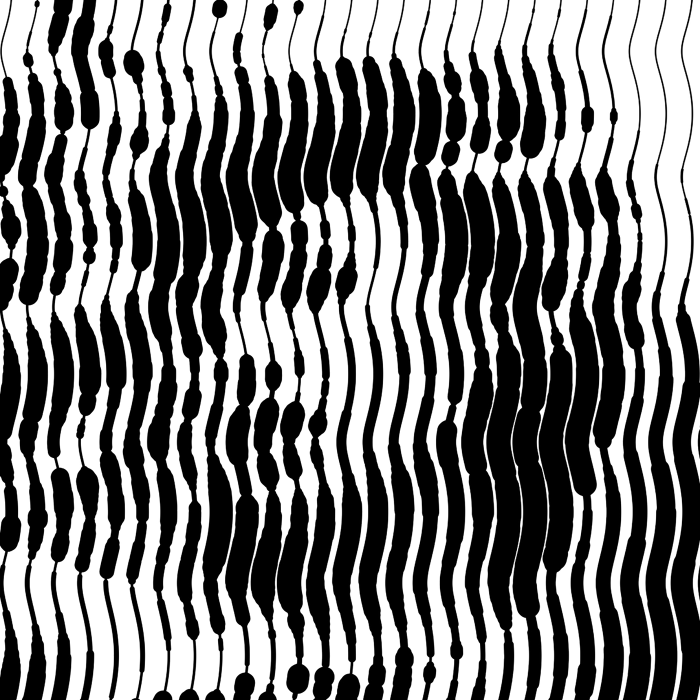
#> input picture practica-aliasing-moire-22-4/combinacion-m-a.jpg, 1400 x 1400 px (shown at 1/2 size)
$ jupyter execute prueba-inves.ipynb
#> lines starting #> are read from the running program, lines starting #| are printed output that depends on the picture
1 cargamos la imagen

[cell 1]
import cv2
import numpy as np
import matplotlib.pyplot as plt

# Cargar imagen en escala de grises
img = cv2.imread('combinacion-m-a.jpg', 0)
#> img is the input picture: shape (1400, 1400); min 0, max 255, mean 122.6

plt.figure(figsize=(6,6))
plt.imshow(img, cmap='gray')
plt.title('Imagen original')
plt.axis('off')
plt.show()

2- Provocamos el aliasing

[cell 2]
# Reducir mucho la imagen
small = cv2.resize(img, (img.shape[1]//8, img.shape[0]//8), interpolation=cv2.INTER_NEAREST)
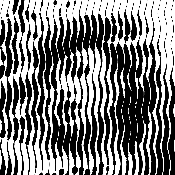
#> small: shape (175, 175); min 0, max 255, mean 122.8

# Volver a agrandar
aliasing_img = cv2.resize(small, (img.shape[1], img.shape[0]), interpolation=cv2.INTER_NEAREST)
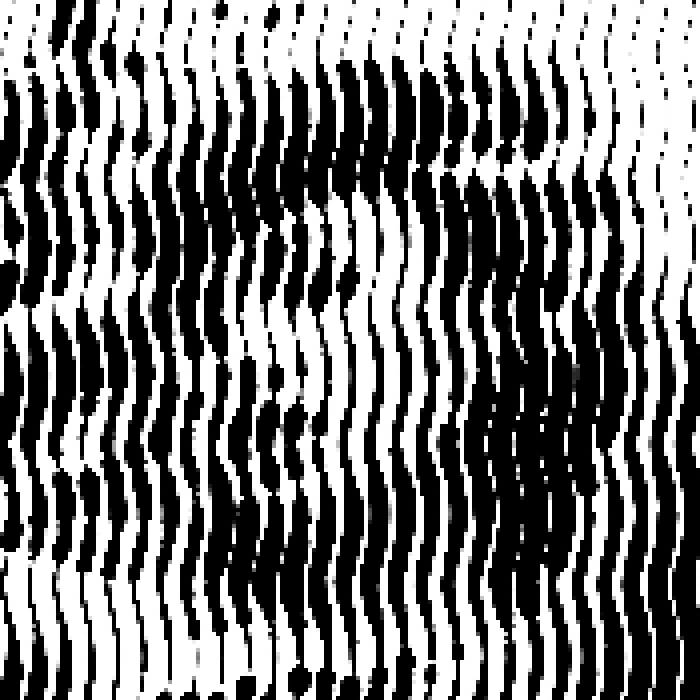
#> aliasing_img: shape (1400, 1400) (shown at 1/2 size); min 0, max 255, mean 122.8

plt.figure(figsize=(12,5))

plt.subplot(1,2,1)
plt.imshow(img, cmap='gray')
plt.title('Original')
plt.axis('off')

plt.subplot(1,2,2)
plt.imshow(aliasing_img, cmap='gray')
plt.title('Con aliasing')
plt.axis('off')

plt.show()

3- Reducimos  el aliasing

[cell 3]
blur = cv2.GaussianBlur(img, (5,5), 0)

small_good = cv2.resize(blur, (img.shape[1]//8, img.shape[0]//8), interpolation=cv2.INTER_AREA)
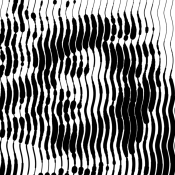
#> small_good: shape (175, 175); min 0, max 255, mean 122.6
restored = cv2.resize(small_good, (img.shape[1], img.shape[0]), interpolation=cv2.INTER_CUBIC)
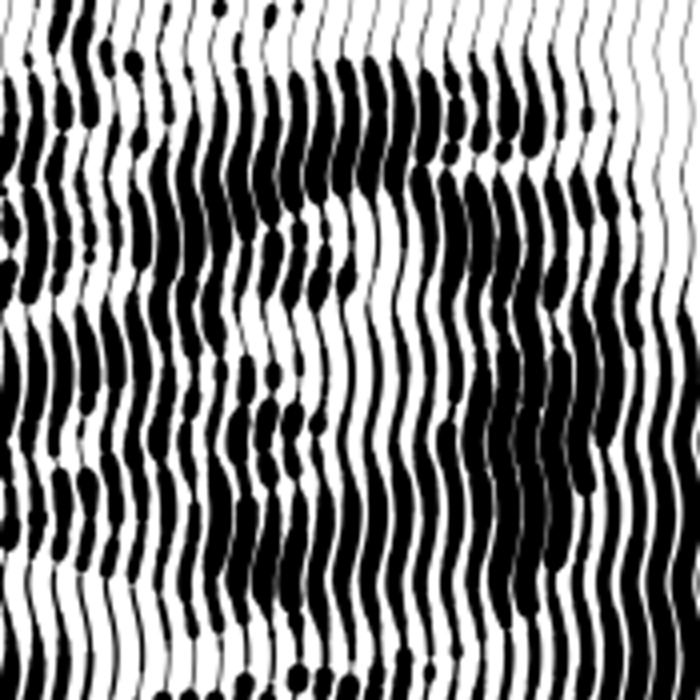
#> restored: shape (1400, 1400) (shown at 1/2 size); min 0, max 255, mean 122.8

plt.figure(figsize=(12,5))

plt.subplot(1,2,1)
plt.imshow(aliasing_img, cmap='gray')
plt.title('Con aliasing')
plt.axis('off')

plt.subplot(1,2,2)
plt.imshow(restored, cmap='gray')
plt.title('Aliasing reducido')
plt.axis('off')

plt.show()

4- Simulamos moire

[cell 4]
x = np.arange(0, 256)
y = np.arange(0, 256)
X, Y = np.meshgrid(x, y)

patron1 = 127 + 127*np.sin(2*np.pi*X/10)
patron2 = 127 + 127*np.sin(2*np.pi*(X+Y)/11)

moire = ((patron1 + patron2) / 2).astype(np.uint8)

plt.figure(figsize=(6,6))
plt.imshow(moire, cmap='gray')
plt.title('Patrón moiré simulado')
plt.axis('off')
plt.show()
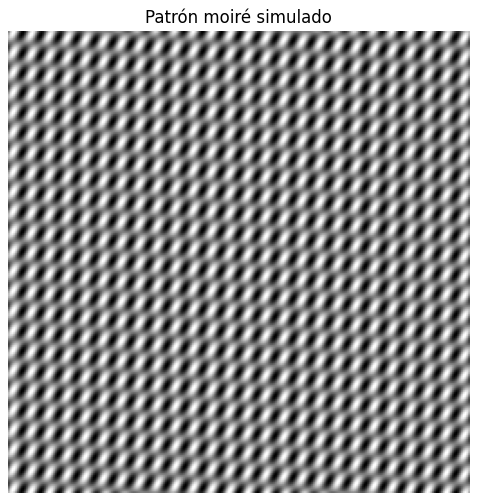
#> figure drawn by matplotlib, 1 panel

5- Reduccion de moire

[cell 5]
moire_suave = cv2.GaussianBlur(moire, (7,7), 0)

plt.figure(figsize=(12,5))

plt.subplot(1,2,1)
plt.imshow(moire, cmap='gray')
plt.title('Moiré original')
plt.axis('off')

plt.subplot(1,2,2)
plt.imshow(moire_suave, cmap='gray')
plt.title('Moiré reducido')
plt.axis('off')

plt.show()
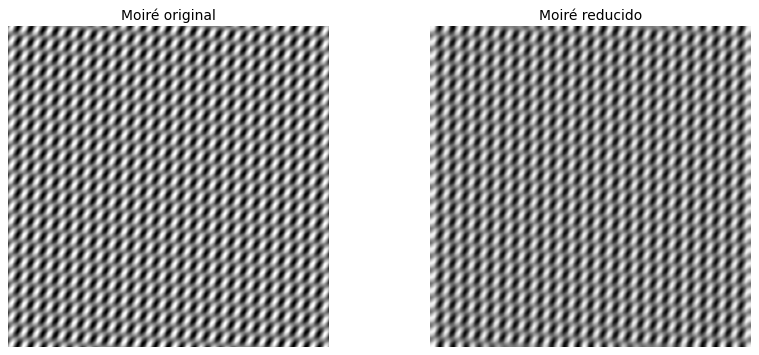
#> figure drawn by matplotlib, 2 panels

6- Kernels diagonales

primero \

[cell 6]
kernel_diag1 = np.array([
    [ 2, -1, -1],
    [-1,  2, -1],
    [-1, -1,  2]
], dtype=np.float32)

segundo /

[cell 7]
kernel_diag2 = np.array([
    [-1, -1,  2],
    [-1,  2, -1],
    [ 2, -1, -1]
], dtype=np.float32)

7 aplicamos convolucion diagonal

[cell 8]
import cv2
import numpy as np
import matplotlib.pyplot as plt
from scipy.signal import convolve2d

# Leer imagen
img = cv2.imread('colores.jpeg', 0)
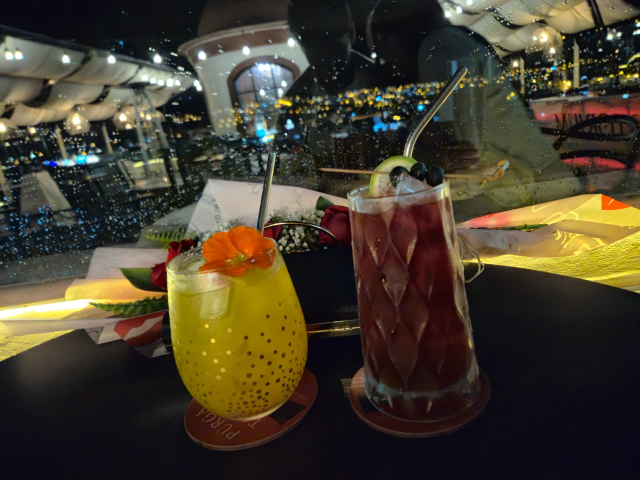
#> input picture practica-aliasing-moire-22-4/colores.jpeg, 1280 x 960 px (shown at 1/2 size)
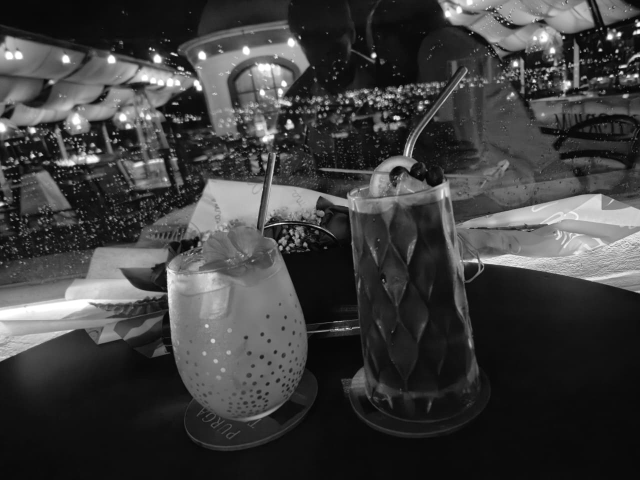
#> img: shape (960, 1280) (shown at 1/2 size); min 0, max 255, mean 62.4

# 1. Reducir moiré / aliasing con suavizado
img_suave = cv2.GaussianBlur(img, (5,5), 0)

# 2. Kernels diagonales
kernel_diag1 = np.array([
    [ 2, -1, -1],
    [-1,  2, -1],
    [-1, -1,  2]
], dtype=np.float32)

kernel_diag2 = np.array([
    [-1, -1,  2],
    [-1,  2, -1],
    [ 2, -1, -1]
], dtype=np.float32)

# 3. Aplicar convolución
resp_diag1 = convolve2d(img_suave, kernel_diag1, mode='same', boundary='symm')
resp_diag2 = convolve2d(img_suave, kernel_diag2, mode='same', boundary='symm')
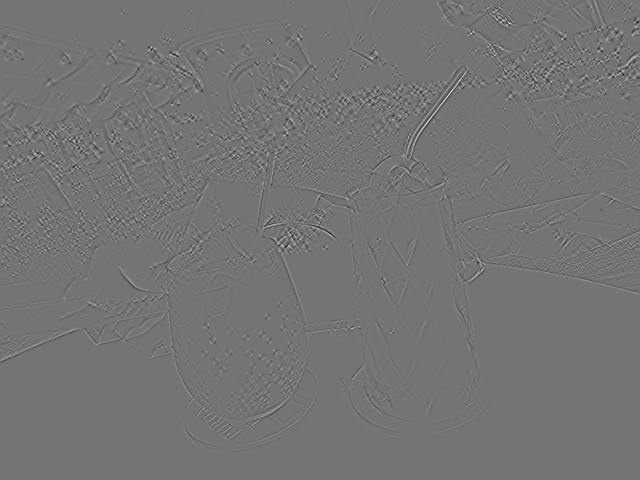
#> resp_diag2: shape (960, 1280) float32 (shown at 1/2 size); min -109, max 130, mean 0; drawn with min black and max white

# 4. Mostrar
plt.figure(figsize=(16,4))

plt.subplot(1,4,1)
plt.imshow(img, cmap='gray')
plt.title('Original')
plt.axis('off')

plt.subplot(1,4,2)
plt.imshow(img_suave, cmap='gray')
plt.title('Suavizada')
plt.axis('off')

plt.subplot(1,4,3)
plt.imshow(resp_diag1, cmap='gray')
plt.title('Diagonal \\')
plt.axis('off')

plt.subplot(1,4,4)
plt.imshow(resp_diag2, cmap='gray')
plt.title('Diagonal /')
plt.axis('off')

plt.show()

con SCIPY

[cell 9]
import cv2
import numpy as np
import matplotlib.pyplot as plt

img = cv2.imread('colores.jpeg', 0)

# Kernel diagonal
kernel = np.array([
    [ 2, -1, -1],
    [-1,  2, -1],
    [-1, -1,  2]
], dtype=np.float32)

# Aplicar convolución
resultado = cv2.filter2D(img, -1, kernel)
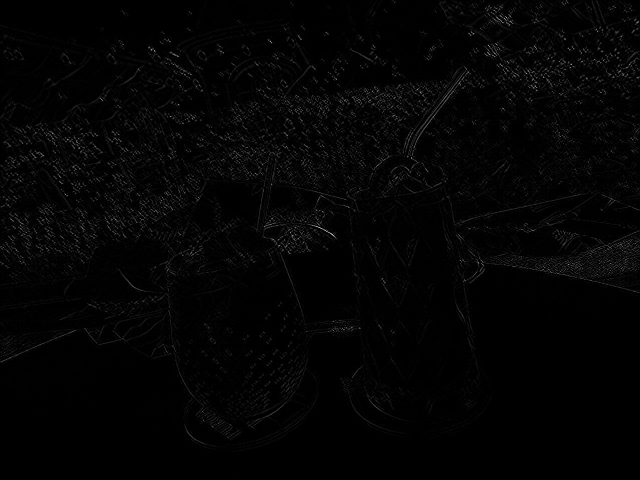
#> resultado: shape (960, 1280) (shown at 1/2 size); min 0, max 255, mean 3.8

plt.imshow(resultado, cmap='gray')
plt.title('Convolución diagonal')
plt.axis('off')
plt.show()
